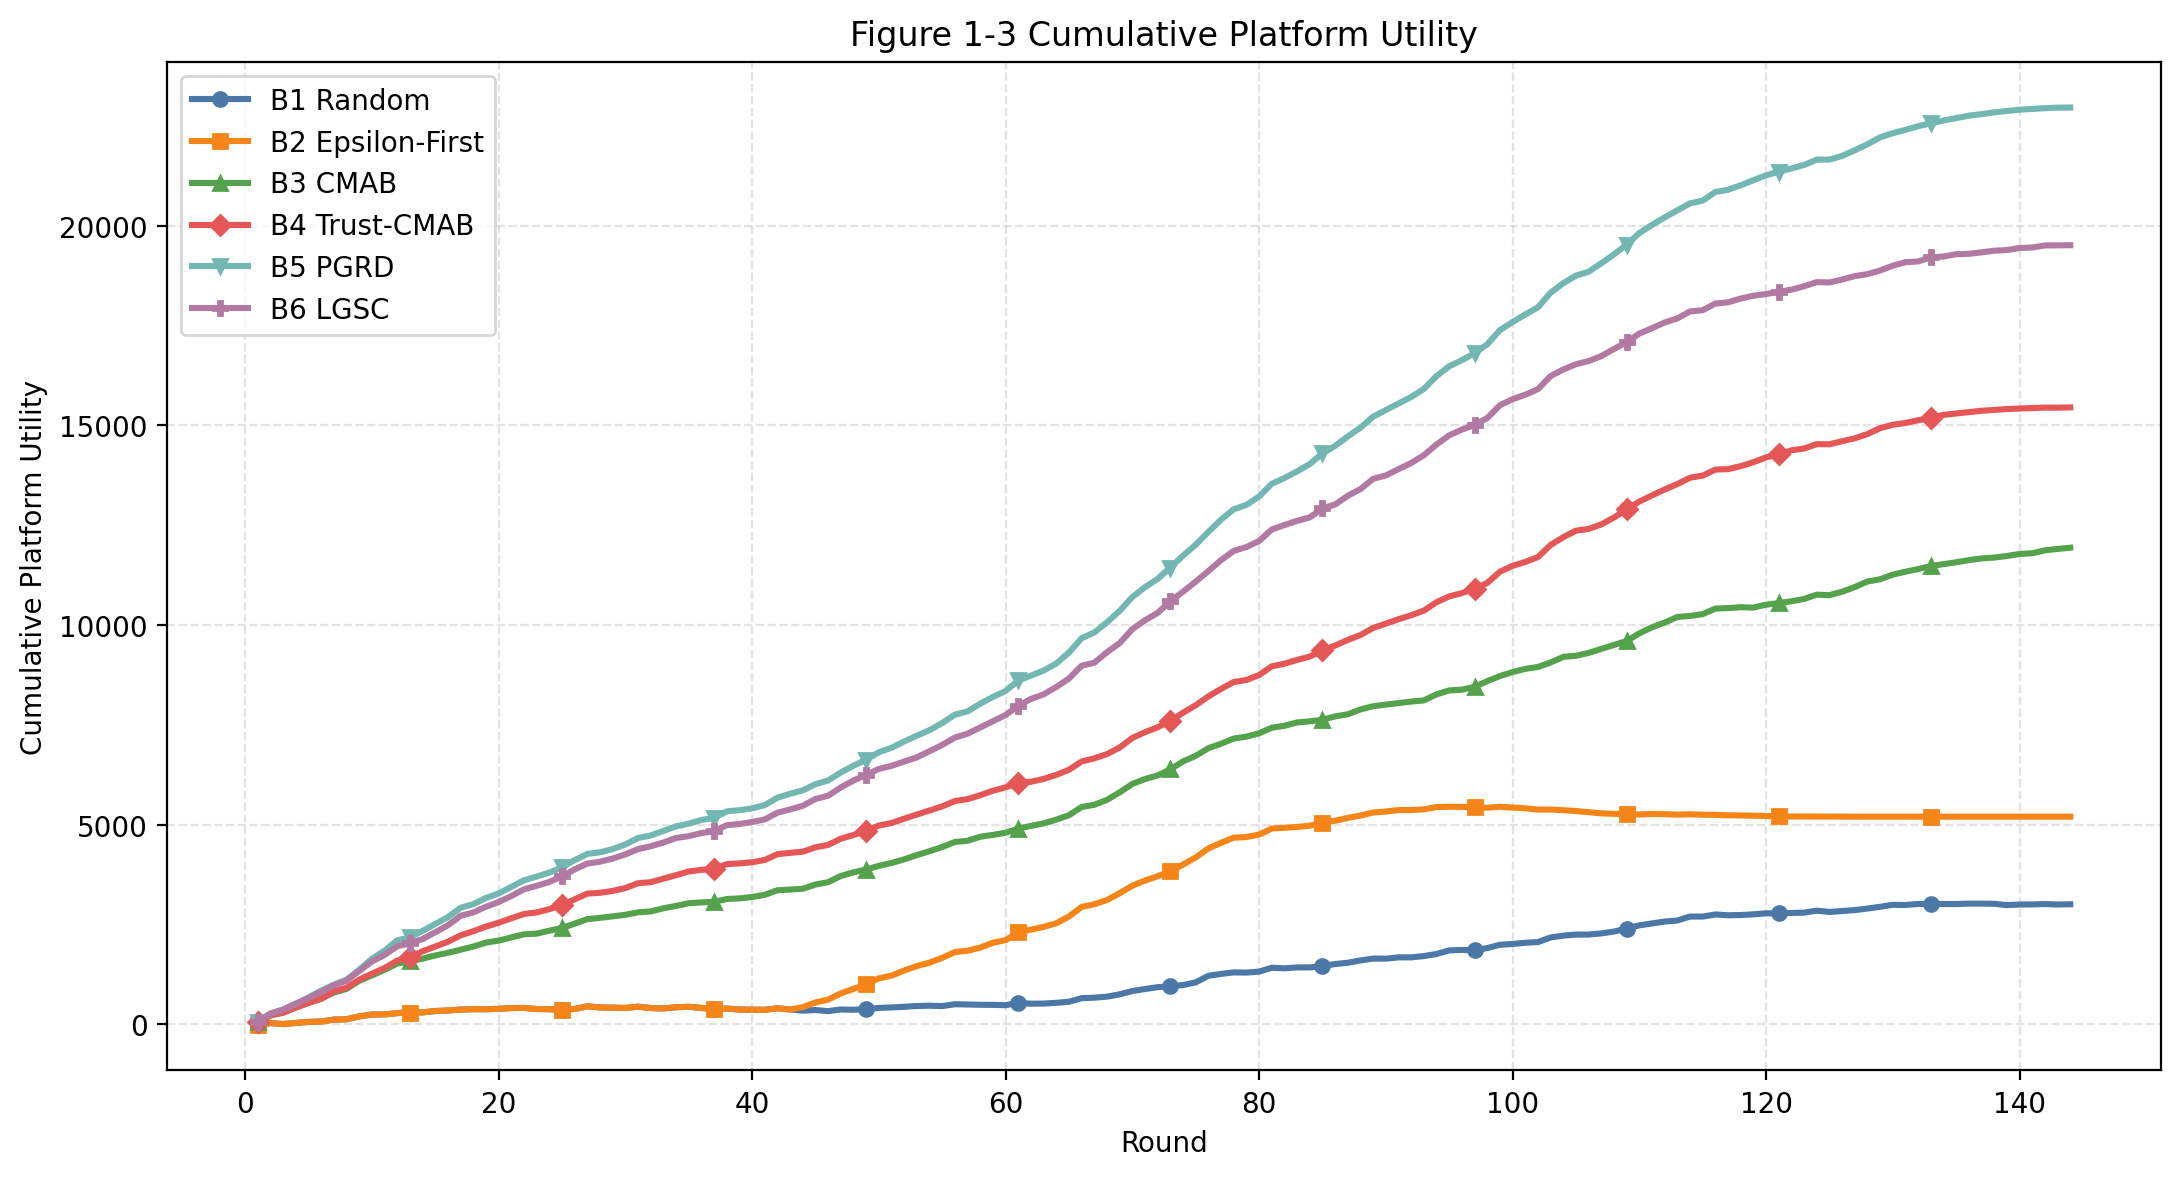

This chart was generated by the following Python code:
import json
from pathlib import Path

import matplotlib
matplotlib.use("Agg")
import matplotlib.pyplot as plt


SERIES_CONFIG = [
    {
        "label": "B1 Random",
        "path": "experiment2_random_longrun_round_results.json",
        "color": "#4C78A8",
        "marker": "o",
    },
    {
        "label": "B2 Epsilon-First",
        "path": "experiment2_epsilon_first_longrun_round_results.json",
        "color": "#F58518",
        "marker": "s",
    },
    {
        "label": "B3 CMAB",
        "path": "experiment2_cmab_longrun_round_results.json",
        "color": "#54A24B",
        "marker": "^",
    },
    {
        "label": "B4 Trust-CMAB",
        "path": "experiment2_cmab_trust_round_results.json",
        "color": "#E45756",
        "marker": "D",
    },
    {
        "label": "B5 PGRD",
        "path": "experiment2_cmab_trust_pgrd_round_results.json",
        "color": "#72B7B2",
        "marker": "v",
    },
    {
        "label": "B6 LGSC",
        "path": "experiment2_cmab_trust_pgrd_lgsc_round_results.json",
        "color": "#B279A2",
        "marker": "P",
    },
]

OUTPUT_FILE = "experiment2_图1_3_累计平台收益_六条线.png"


def load_round_results(path):
    with Path(path).open("r", encoding="utf-8") as f:
        records = json.load(f)
    return [item for item in records if int(item.get("num_tasks", 0)) > 0]


def main():
    plt.figure(figsize=(11, 6))

    for config in SERIES_CONFIG:
        rounds = load_round_results(config["path"])
        x = [int(item["round_id"]) for item in rounds]
        y = [float(item["cumulative_platform_utility"]) for item in rounds]
        mark_every = max(1, len(x) // 12)

        plt.plot(
            x,
            y,
            label=config["label"],
            color=config["color"],
            marker=config["marker"],
            linewidth=2.2,
            markersize=5,
            markevery=mark_every,
        )

    plt.xlabel("Round")
    plt.ylabel("Cumulative Platform Utility")
    plt.title("Figure 1-3 Cumulative Platform Utility")
    plt.grid(True, linestyle="--", alpha=0.35)
    plt.legend()
    plt.tight_layout()
    plt.savefig(OUTPUT_FILE, dpi=200, bbox_inches="tight")
    plt.close()
    print(f"Saved {OUTPUT_FILE}")


if __name__ == "__main__":
    main()
